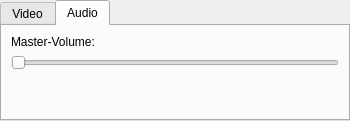
<?xml version="1.0" encoding="UTF-8"?>
<ui version="4.0">
 <class>SettingsTabWidget</class>
 <widget class="QTabWidget" name="SettingsTabWidget">
  <property name="geometry">
   <rect>
    <x>0</x>
    <y>0</y>
    <width>350</width>
    <height>121</height>
   </rect>
  </property>
  <property name="sizePolicy">
   <sizepolicy hsizetype="Fixed" vsizetype="Expanding">
    <horstretch>0</horstretch>
    <verstretch>0</verstretch>
   </sizepolicy>
  </property>
  <property name="minimumSize">
   <size>
    <width>350</width>
    <height>0</height>
   </size>
  </property>
  <property name="maximumSize">
   <size>
    <width>350</width>
    <height>16777215</height>
   </size>
  </property>
  <property name="windowTitle">
   <string>TabWidget</string>
  </property>
  <property name="styleSheet">
   <string notr="true"/>
  </property>
  <property name="currentIndex">
   <number>1</number>
  </property>
  <widget class="QWidget" name="videoTab">
   <attribute name="title">
    <string>Video</string>
   </attribute>
   <layout class="QVBoxLayout" name="verticalLayout">
    <item>
     <widget class="QLabel" name="aLabel">
      <property name="text">
       <string>Label:</string>
      </property>
     </widget>
    </item>
    <item>
     <widget class="QSlider" name="aSlider">
      <property name="orientation">
       <enum>Qt::Horizontal</enum>
      </property>
     </widget>
    </item>
    <item>
     <spacer name="verticalSpacer">
      <property name="orientation">
       <enum>Qt::Vertical</enum>
      </property>
      <property name="sizeHint" stdset="0">
       <size>
        <width>20</width>
        <height>40</height>
       </size>
      </property>
     </spacer>
    </item>
   </layout>
  </widget>
  <widget class="QWidget" name="audioTab">
   <property name="sizePolicy">
    <sizepolicy hsizetype="Preferred" vsizetype="Preferred">
     <horstretch>0</horstretch>
     <verstretch>0</verstretch>
    </sizepolicy>
   </property>
   <attribute name="title">
    <string>Audio</string>
   </attribute>
   <layout class="QVBoxLayout" name="verticalLayout_2">
    <item>
     <widget class="QLabel" name="masterVolumeLabel">
      <property name="text">
       <string>Master-Volume:</string>
      </property>
     </widget>
    </item>
    <item>
     <widget class="QSlider" name="masterVolumeSlider">
      <property name="orientation">
       <enum>Qt::Horizontal</enum>
      </property>
     </widget>
    </item>
    <item>
     <spacer name="verticalSpacer_2">
      <property name="orientation">
       <enum>Qt::Vertical</enum>
      </property>
      <property name="sizeHint" stdset="0">
       <size>
        <width>20</width>
        <height>40</height>
       </size>
      </property>
     </spacer>
    </item>
   </layout>
  </widget>
 </widget>
 <resources/>
 <connections/>
</ui>
